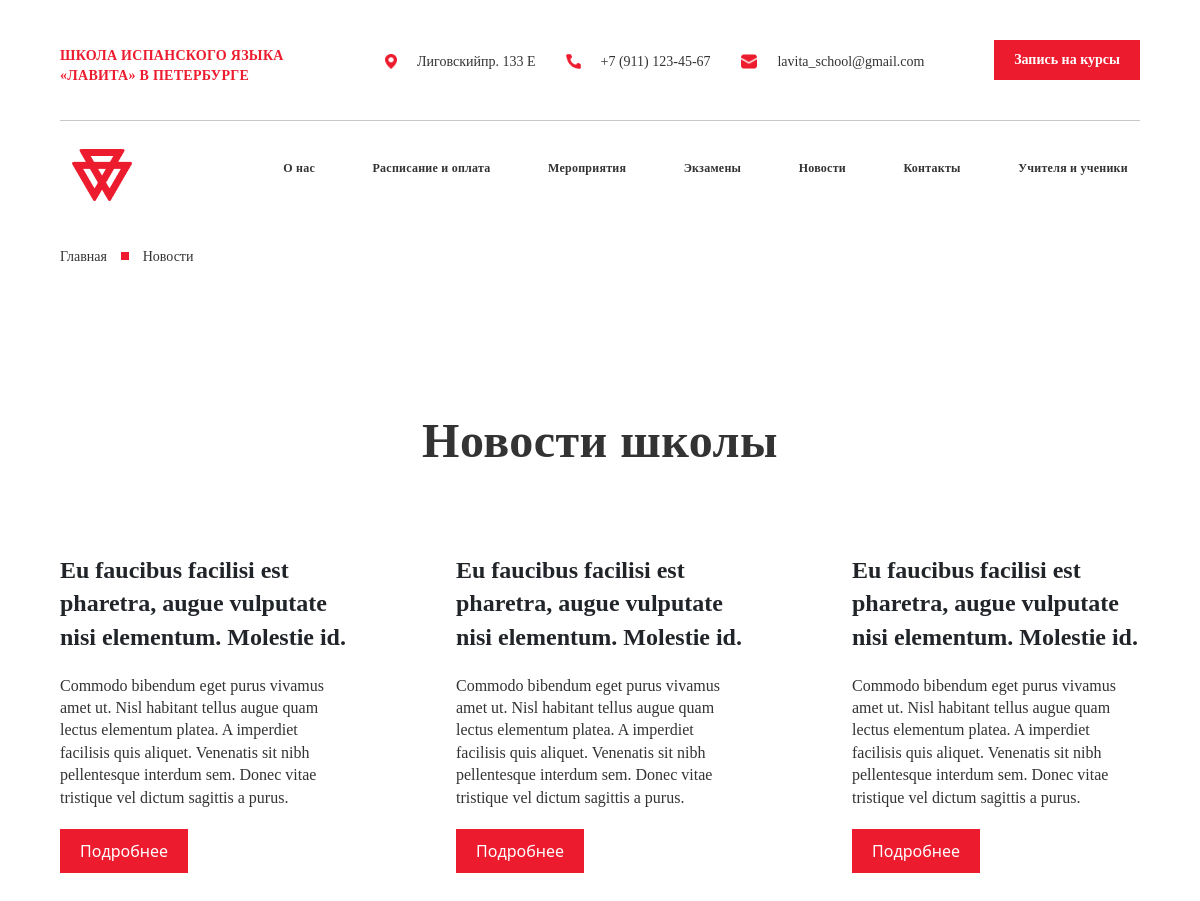
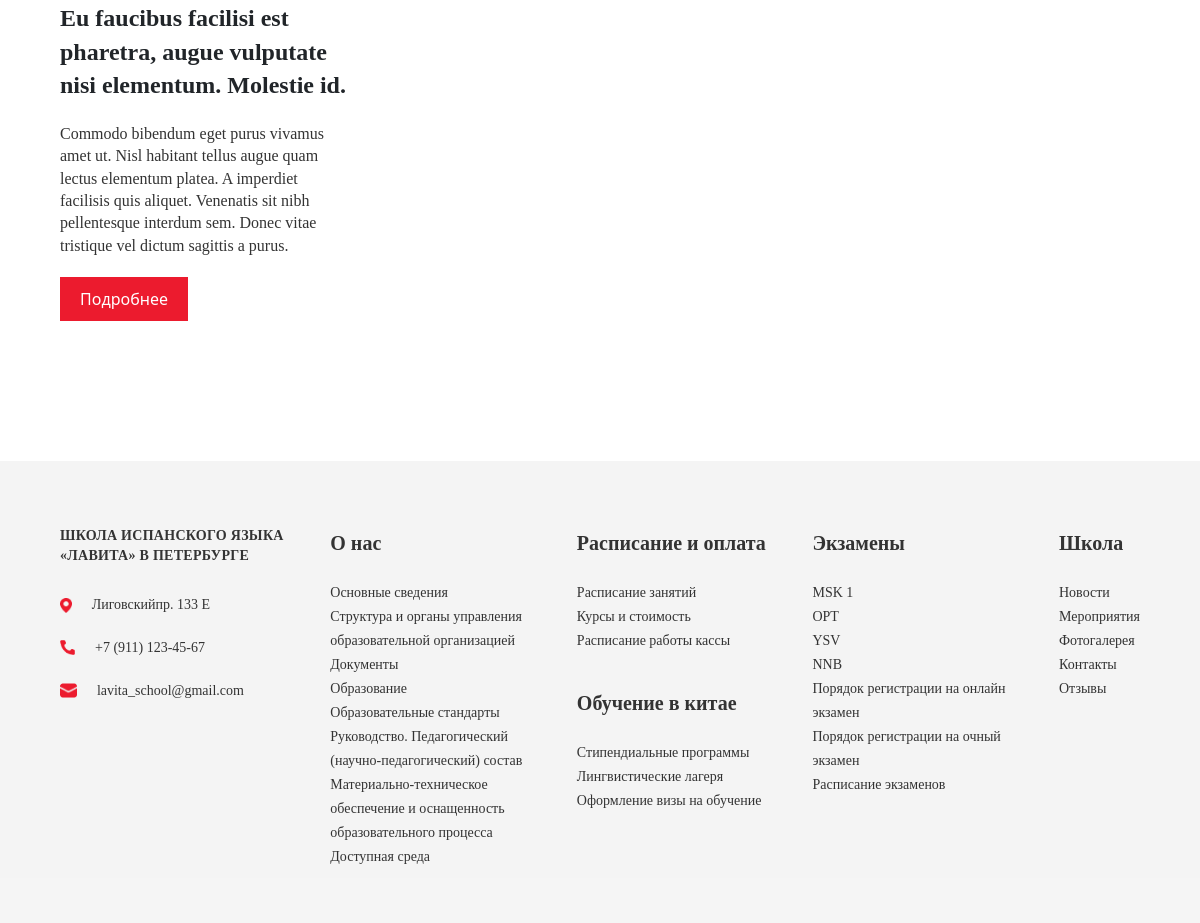
Page /news/ on the committed database (2 pictures, top to bottom).
### schoolapp/models.py (models this page shows, shortened)
class Logo(models.Model):
    logo = models.CharField(max_length=50 , blank=True)
    image = models.ImageField()

class New(models.Model):
    title = models.CharField(max_length=150)
    news_h1 = models.CharField(max_length=100)
    news_p = models.CharField(max_length=1000)
    description = models.TextField(default=' ')

### schoolapp/views.py (the view)
# urls.py: path('news/' , news, name='news'),
def news(request):
    logo = Logo.objects.all()
    new = New.objects.all()
    context = {
        'logo':logo,
        'new':new,
    }
    return render(request , 'news.html' , context)

### templates/news.html
{% load static %}
{% include 'header.html' %}
<div class="container_1"> <a href="{% url 'index' %}" class="a">Главная </a> <img class="img_a" src="../static/style/IMG/Rectangle 55.png"
    alt=""> <a href="{% url 'news' %}" class="a">Новости</a></div>
    <div class="container_1">
        <div class="tags_h1">Новости школы</div>
        <div class="new_cards">
            {% for i in new %}
            <div class="new_card" style="width: 18rem;">
                <div class="new_body">
                    <h5 class="card-title new_h5">{{i.news_h1}}</h5>
                    <p class="new_p">
                       {{i.news_p}}
                    </p>
                    <button class="tag_buttons"><a class="buttons" href="{% url 'new_card' i.id %}">Подробнее</a></button>
                </div>
            </div>
        {% endfor %}
        </div>
    </div>
{% include 'footer.html' %}

### templates/header.html (shortened to what this page needs)
<!DOCTYPE html>
<html lang="en">
<head>
    <link rel="stylesheet" href="../static/style/style.css">
    <link rel="stylesheet" href="../static/style/style_2.css">
    <link href="https://cdn.jsdelivr.net/npm/bootstrap@5.3.3/dist/css/bootstrap.min.css" rel="stylesheet"
>
</head>
<body>
    <header>
        <div class="container_1">
            <nav class="nav1">
                <h1 class="nav1_h1">ШКОЛА ИСПАНСКОГО ЯЗЫКА <br>
                    «ЛАВИТА» В ПЕТЕРБУРГЕ</h1>
                <ul class="nav1_ul">
                    <li class="nav1_ul_li"><a class="nav1_ul_li" href=""><img src="../static/style/IMG/Vector (2).png" alt=""
                                class="nav1_ul_li_img">Лиговскийпр. 133 Е</a></li>
                    <li class="nav1_ul_li"><a class="nav1_ul_li" href=""><img src="../static/style/IMG/Vector (3).png" alt=""
                                class="nav1_ul_li_img">+7 (911) 123-45-67</a></li>
                    <li class="nav1_ul_li"><a class="nav1_ul_li" href=""><img src="../static/style/IMG/Vector (4).png" alt=""
                                class="nav1_ul_li_img">lavita_school@gmail.com</a></li>
                </ul>
                <a href="{% url 'contact' %}">
                  <button class="nav1_button">Запись на курсы</button>
                </a>
            </nav>
            <hr>
            <nav class="navbar navbar-expand-lg ">
                <div class="container-fluid nav2">
                  {% for i in logo %}
                  <div class="nav2_logo"><img src="{{i.image.url}}" alt="" class="nav2_logo_img"></div>
                  {% endfor %}
                  <div class="collapse navbar-collapse" id="navbarNav">
                    <ul class="navbar nav2_ul">
                        <li class="nav-item nav2_ul_li">
                            <a class=" nav2_ul_li_a" aria-current="page" href="{% url 'about' %}">О нас</a>
                          </li>
                          <li class="nav-item nav2_ul_li">
                            <a class=" nav2_ul_li_a" aria-current="page" href="{% url 'services' %}">Расписание и оплата</a>
                          </li>
                          <li class="nav-item nav2_ul_li">
                            <a class=" nav2_ul_li_a" aria-current="page" href="{% url 'evant' %}">Мероприятия</a>
                          </li>
                          <li class="nav-item nav2_ul_li">
                            <a class=" nav2_ul_li_a" aria-current="page" href="{% url 'exam' %}">Экзамены</a>
                          </li>
                          <li class="nav-item nav2_ul_li">
                            <a class=" nav2_ul_li_a" aria-current="page" href="{% url 'news' %}">Новости</a>
                          </li>
                          <li class="nav-item nav2_ul_li">
                            <a class=" nav2_ul_li_a" aria-current="page" href="{% url 'contact' %}">Контакты</a>
                          </li>
                          <li class="nav-item nav2_ul_li">
                            <a class=" nav2_ul_li_a" aria-current="page" href="{% url 'teachers' %}">Учителя и ученики</a>
                          </li>
                    </ul>
                  </div>
                </div>
              </nav>
        </div>
    </header>

### static/style/style.css (style rules this page uses)
* { padding: 0; margin: 0; }
hr { margin: 0px; padding: 0px; }
body { width: 100vw; }
a { text-decoration: none; }
li { list-style-type: none; }
.container_1 { max-width: 1240px; width: 90%; margin-top: 20px; margin: auto; }
.a { font-family: Circe; font-size: 14px; font-weight: 400; line-height: 19.6px; text-align: left; color: #333333; text-decoration: none; }
.img_a { margin-left: 10px; margin-right: 10px; }
header { width: 100%; display: flex; justify-content: center; margin-bottom: 30px; }
.nav1 { display: flex; justify-content: space-between; align-items: center; margin-bottom: 20px; margin-top: 20px; }
.nav1_h1 { color: #EC1B2E; font-family: Circe; font-size: 14px; font-weight: 700; line-height: 19.6px; letter-spacing: 0.02em; text-align: left; }
.nav1_ul { display: flex; justify-content: space-between; align-items: center; column-gap: 30px; }
.nav1_ul_li { list-style-type: none; text-decoration: none; color: #333333; font-family: Circe; font-size: 14px; font-weight: 400; line-height: 19.6px; text-align: left; display: flex; column-gap: 20px; align-items: center; }
.nav1_ul_li_img { height: 15px; }
.nav1_button { font-family: Circe; font-size: 14px; font-weight: 700; line-height: 19.6px; text-align: left; color: #FFFFFF; background: #EC1B2E; padding: 10px 20px 10px 20px; margin-bottom: 20px; border: none; }
.nav2 { display: flex; justify-content: space-between; align-items: center; width: 100%; }
.nav2_logo { width: 20%; }
.nav2_ul { width: 100%; display: flex; justify-content: space-between; align-items: center; text-align: left; column-gap: 10px; }
.nav2_ul_li_a { font-family: Circe; text-decoration: none; font-size: 12px; font-weight: 700; line-height: 19.6px; letter-spacing: 0.02em; text-align: left; color: #333333; margin-left: 0; padding-left: 0%; }
.tags_h1 { font-family: Circe; font-size: 48px; font-weight: 800; line-height: 67.2px; letter-spacing: 0.01em; text-align: center; color: #333333; text-align: center; margin-top: 140px; margin-bottom: 30px; }
.new_cards { margin-top: 50px; display: flex; justify-content: space-between; flex-wrap: wrap; column-gap: 30px; }
.new_card { margin-top: 30px; }
.new_h5 { font-family: Circe; font-size: 24px; font-weight: 700; line-height: 33.6px; text-align: left; color: #333333; }
.new_p { font-family: Circe; font-size: 16px; font-weight: 400; line-height: 22.4px; text-align: left; color: #333333; margin-top: 20px; margin-bottom: 20px; }

### rows in the picture
Logo: image (picture)
New: news_h1 "Eu faucibus facilisi est pharetra, augue vulputate nisi elementum. Molestie id.", news_p "Commodo bibendum eget purus vivamus amet ut. Nisl habitant tellus augue quam lectus elementum platea. A imperdiet facilisis quis aliquet. Venenatis sit nibh pellentesque interdum sem. Donec vitae tristique vel dictum sagittis a purus."
New: news_h1 "Eu faucibus facilisi est pharetra, augue vulputate nisi elementum. Molestie id.", news_p "Commodo bibendum eget purus vivamus amet ut. Nisl habitant tellus augue quam lectus elementum platea. A imperdiet facilisis quis aliquet. Venenatis sit nibh pellentesque interdum sem. Donec vitae tristique vel dictum sagittis a purus."
New: news_h1 "Eu faucibus facilisi est pharetra, augue vulputate nisi elementum. Molestie id.", news_p "Commodo bibendum eget purus vivamus amet ut. Nisl habitant tellus augue quam lectus elementum platea. A imperdiet facilisis quis aliquet. Venenatis sit nibh pellentesque interdum sem. Donec vitae tristique vel dictum sagittis a purus."
New: news_h1 "Eu faucibus facilisi est pharetra, augue vulputate nisi elementum. Molestie id.", news_p "Commodo bibendum eget purus vivamus amet ut. Nisl habitant tellus augue quam lectus elementum platea. A imperdiet facilisis quis aliquet. Venenatis sit nibh pellentesque interdum sem. Donec vitae tristique vel dictum sagittis a purus."
